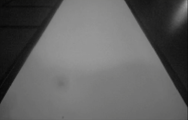
#> input picture bmp/SEEKFREE_CAM_IMG.bmp, 188 x 120 px; its folder holds only this picture in this run
$ python center_line_detection.py
#> lines starting #> are read from the running program, lines starting #| are printed output that depends on the picture; after the words box and inside, x2 and y2 are one past the last pixel; in counts of white or black regions, pixels touching at a corner belong together
import cv2
import os
import numpy as np
import time

INPUT_DIR = 'bmp'
OUTPUT_DIR = 'output'
IMAGE_WIDTH = 180
IMAGE_HEIGHT = 122

global_img = None
global_edges = None

def Load_Image(filename):
#> called with filename = 'SEEKFREE_CAM_IMG.bmp'
    global global_img, global_edges

    input_path = os.path.join(INPUT_DIR, filename)

    global_img = cv2.imread(input_path)
#> global_img is the input picture: shape (120, 188, 3); mean B, G, R 97.6, 97.7, 97.7

    if global_img is None:
        return False

    global_img = cv2.resize(global_img, (IMAGE_WIDTH, IMAGE_HEIGHT))
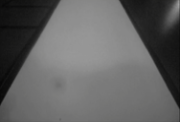
#> global_img: shape (122, 180, 3); mean B, G, R 97.5, 97.6, 97.6

    gray = cv2.cvtColor(global_img, cv2.COLOR_BGR2GRAY)

    global_edges = cv2.Canny(gray, 100, 200)
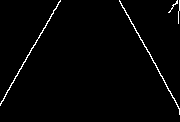
#> global_edges: shape (122, 180); 1.8% white in thin lines or dots

    return True

def process_images():
    start_time = time.time()

    if not os.path.exists(INPUT_DIR):
        print(f"\033[91mError: {INPUT_DIR} directory not found\033[0m")
        return

    if not os.path.exists(OUTPUT_DIR):
        os.makedirs(OUTPUT_DIR)

    bmp_files = [f for f in os.listdir(INPUT_DIR) if f.lower().endswith('.bmp')]

    if not bmp_files:
        print(f"\033[91mWarning: No .bmp files found in {INPUT_DIR}\033[0m")
        return

    print(f"Found {len(bmp_files)} BMP files")

    for filename in bmp_files:
        file_start_time = time.time()
        output_path = os.path.join(OUTPUT_DIR, filename)

        print(f"Processing: {filename}")

        if not Load_Image(filename):
            print(f"\033[91mError: Cannot read {filename}\033[0m")
            continue

        center_x = IMAGE_WIDTH // 2

        filtered_edges = np.zeros_like(global_edges)

        left_boundary_points = []
        right_boundary_points = []
        center_line_points = []

        for row in range(IMAGE_HEIGHT - 1, -1, -1):
            left_found = False
            right_found = False
            left_x = center_x
            right_x = center_x

            for offset in range(0, max(center_x, IMAGE_WIDTH - center_x)):
                if not left_found and center_x - offset >= 0:
                    if global_edges[row, center_x - offset] > 0:
                        left_x = center_x - offset
                        left_found = True
                        filtered_edges[row, left_x] = 255
                        left_boundary_points.append((left_x, row))

                if not right_found and center_x + offset < IMAGE_WIDTH:
                    if global_edges[row, center_x + offset] > 0:
                        right_x = center_x + offset
                        right_found = True
                        filtered_edges[row, right_x] = 255
                        right_boundary_points.append((right_x, row))

                if left_found and right_found:
                    break

            if left_found and right_found:
                center_x_avg = (left_x + right_x) // 2
                center_line_points.append((center_x_avg, row))

        result = global_img.copy()

        result[filtered_edges > 0] = [0, 0, 255]
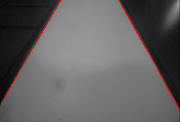
#> result: shape (122, 180, 3); 1% of pixels changed, all inside (x1, y1, x2, y2) = (1, 0, 180, 115)

        for x, y in center_line_points:
            cv2.circle(result, (x, y), 1, (0, 255, 0), -1)
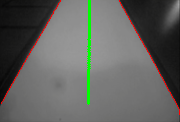
#> result: shape (122, 180, 3); 1.43% of pixels changed, all inside (x1, y1, x2, y2) = (87, 0, 91, 105)

        cv2.imwrite(output_path, result)
        file_end_time = time.time()
        file_duration = (file_end_time - file_start_time) * 1000
        print(f"Saved: {output_path}")
        print(f"Left boundary points: {len(left_boundary_points)}")
        print(f"Right boundary points: {len(right_boundary_points)}")
        print(f"Center line points: {len(center_line_points)}")
        print(f"Time: {file_duration:.0f}ms")

    end_time = time.time()
    total_duration = (end_time - start_time) * 1000
    print(f"Done! Total time: {total_duration:.0f}ms")

if __name__ == '__main__':
    process_images()
